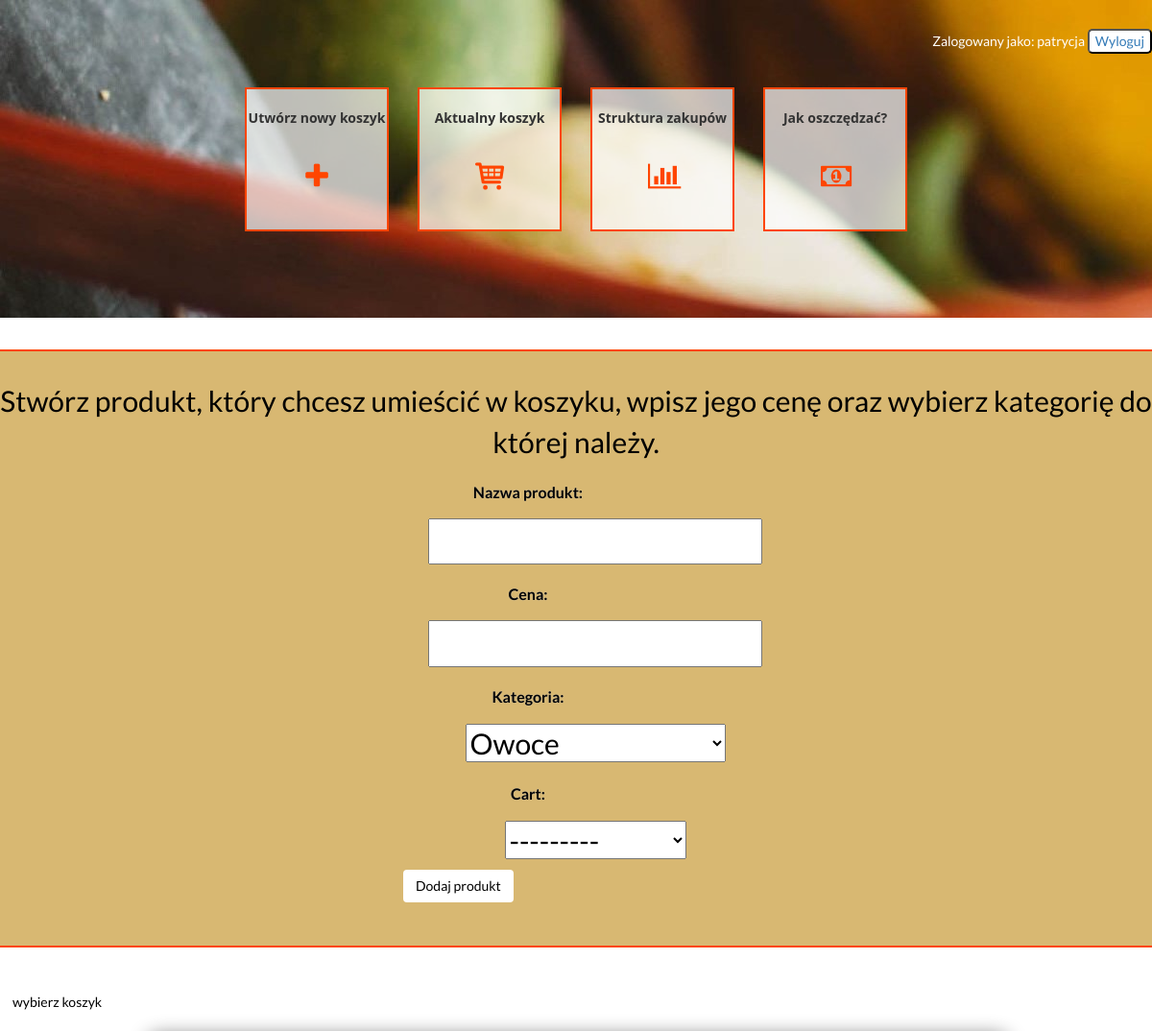
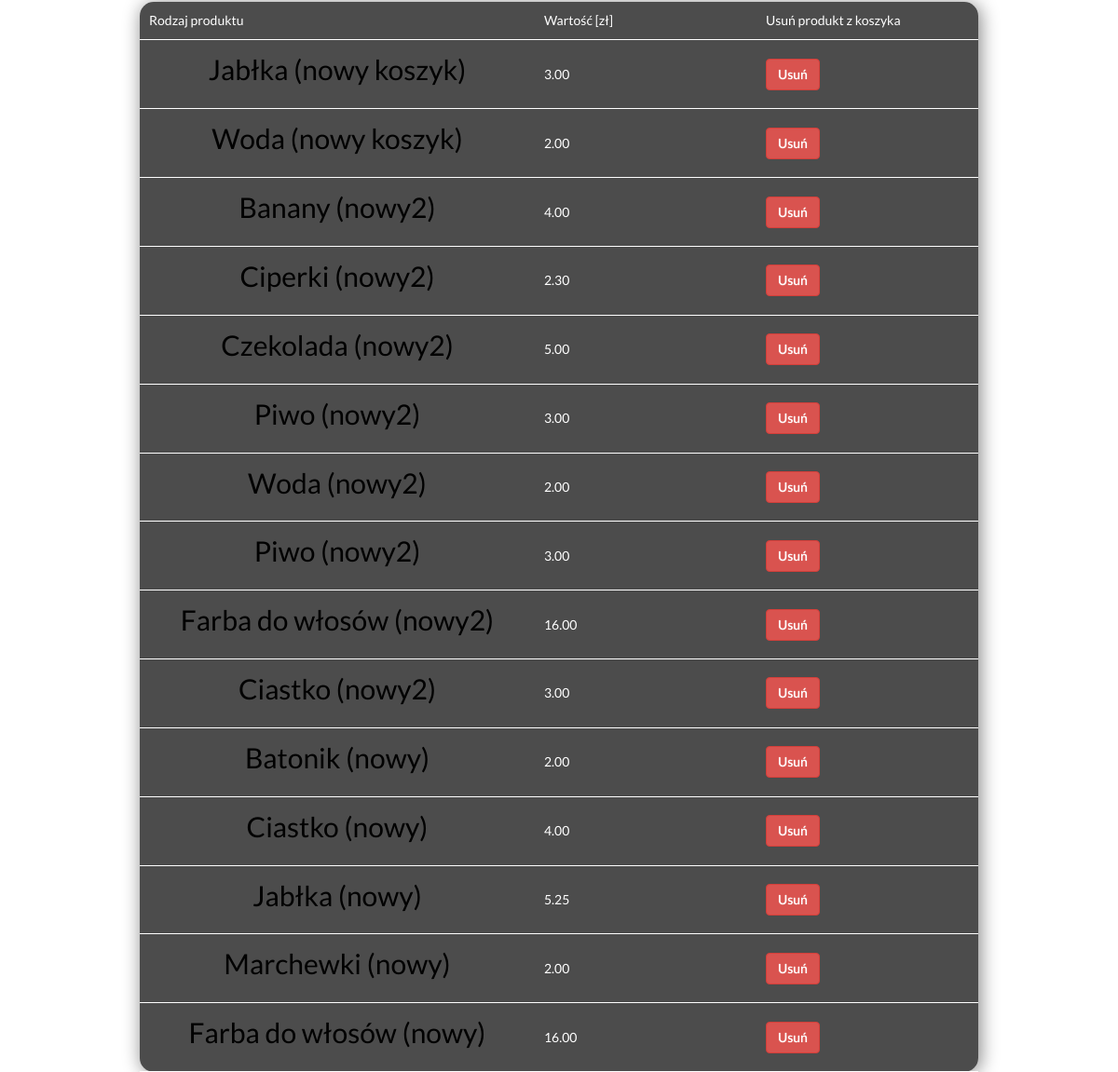
The app's page /cart/ (signed in) with its own data (2 pictures, top to bottom).
### product/models.py (models this page shows)
class Product(models.Model):
    name = models.CharField(max_length=50)
    price = models.DecimalField(max_digits=6, decimal_places=2, null=True)
    user = models.ForeignKey(User, on_delete=models.CASCADE, null = True, blank=True)
    caterogry = models.IntegerField(choices=Category, default=13)
    def __str__(self):
        return self.name

### cart/models.py (models this page shows)
class Cart(models.Model):
    cart_name = models.CharField(max_length=50)
    user = models.ForeignKey(User, on_delete=models.CASCADE, null=True, blank=True)
    product = models.ManyToManyField(Product, blank=True)
    date_added = models.DateTimeField(auto_now=True)
    def __str__(self):
        return self.cart_name

### product/views.py (the view)
# urls.py: url(r'^cart/', product_views.new_product_view, name='cart'),
def new_product_view(request):
    if request.method == 'POST':
        form = NewProductForm(request.POST, user=request.user)
        if form.is_valid():
            product = form.save(commit = False)
            product.user = request.user
            product.save()
            cart = form.cleaned_data.get('cart')
            cart.product.add(product)
            cart.save()
            name = form.cleaned_data.get('name')
            messages.success(request, 'Produkt  {name} został utworzony i dodany do koszyka  {cart}!'.format(name=name, cart = cart))
            return redirect('cart')
    else:
        form = NewProductForm(user=request.user)
        data = Cart.objects.order_by('-date_added').filter(user = request.user)
    return render(request, "cart.html", {'form': form, 'data':data})

### product/forms.py
class NewProductForm(forms.ModelForm):
    name = forms.CharField(label="Nazwa produkt")
    price = forms.DecimalField(label=('Cena'))
    category = forms.ChoiceField(widget=forms.Select(), choices=Category, label='Kategoria')
    def __init__(self,  *args, user, **kwargs):
        super(NewProductForm, self).__init__(*args, **kwargs)
        self.fields['cart'] = forms.ModelChoiceField(queryset=Cart.objects.filter(user=user))
    class Meta:
        model = Product
        fields = ['name', 'price', 'category']

### Templates/cart.html (shortened to what this page needs)
{% extends "index.html" %}
{% block content %}
		<div class="row">
			<div class="col-sm-12">
				<div class="cartForm">
					<p> Stwórz produkt, który chcesz umieścić w koszyku, wpisz jego cenę oraz wybierz kategorię do której należy. </p>
					<div id="addProduct">
							<form id = 'product_form' method="POST" >
									{{ form.as_p }}
								<div class="form-group">
									<button class="btn btn-outline-info" type="submit">Dodaj produkt</button>
								</div>
							</form>
					</div>
				</div>
				<div class="productTable">
                            <form id = "show_product_form" method="POST" >
							<div class="form-group">
									<button class="btn btn-outline-info" type="submit">wybierz koszyk</button>
								</div>
							</form>
					<table id="table">
						<tr >
							<td style="color: white">Rodzaj produktu</td>
							<td>Wartość [zł] </td>
							<td>Usuń produkt z koszyka </td>
						</tr>
						{%  for cart in data %}
    						{% for product in cart.product.all %}
						<tr>
							<td><p> {{ product }} ({{cart}}) </p></td>
							<td>{{product.price}}</td>
							<td> <button type="button" class="btn btn-danger">Usuń</button> </td>
						</tr>
							{% endfor %}
						{% endfor %}
					</table>
			</div>
		</div>
		</div>
{% endblock content %}

### Templates/index.html (shortened to what this page needs)
<!DOCTYPE html>
{% load static %}
<html lang="pl">
<head>
	 <link rel="stylesheet"href="https://maxcdn.bootstrapcdn.com/bootstrap/3.3.7/css/bootstrap.min.css">
	 <link rel="stylesheet" href="{% static 'css/style.css' %}">
	 <link href="/static/fontello/css/fontello.css" rel="stylesheet" type="text/css" />
</head>
<body>
	<div class="container">
		<div class="row">
			<div class="col-sm-12">
					<div class="slogan">
						<div class="zalogowanyJako">
						Zalogowany jako: {{user.username}}
						<button> <a href="{% url 'user_logout' %}">Wyloguj</a></button> </br>
						</div>
						<nav>
							<ul class="menu">
								<li><a href="{% url 'newcart' %}">Utwórz nowy koszyk </br><i class="demo-icon icon-plus" ></i></a></li>
								<li><a href="{% url 'cart' %}">Aktualny koszyk </br><i class="demo-icon icon-basket-1" ></i></a></li>
								<li><a href="{%url 'cart_structure'%}">Struktura zakupów</br><i class="demo-icon icon-chart-bar"></i></a></li>
								<li><a href="{%url 'index'%}">Jak oszczędzać?</br><i class="demo-icon icon-money"></i></a></li>
							</ul>
						</nav>
					</div>
			</div>
		</div>
          {% block content %}
		{% endblock %}
	</div>
</body>
</html>

### static/css/style.css (style rules this page uses)
html,body { margin:0px; padding:0px; height:100%; background-color: white; }
.container { height: 100%; width:100%; margin: 0px; padding:0px; margin-bottom: 100px; position: relative; font-family: 'Lato', sans-serif; }
.slogan { height: 100%; width: 100%; color: white; background-image: url('/static/images/6.jpg'); text-align: center; font-family: 'Lato', sans-serif; padding-top:30px; padding-bottom: 50px; border-bottom: 3px solid white; }
p { font-size: 30px; color:black; }
label { display: block; width: 260px; padding: 10px 20px; color: #696969; font-size: 16px; text-shadow: 0 0 1px silver; }
button { background-color:white; color: black; margin-bottom:5px; text-shadow: 0 0 1px white; border-radius: 5px; }
nav { min-height:200px; background: transparent; text-align: center; }
nav ul { list-style:none; padding:30px; font-size:0; display: inline-block; }
nav ul li { display: inline-block; }
nav ul li a { font:bold 14px/60px 'Open Sans', sans-serif; color: #333333; display: inline-block; text-decoration: none; margin-left: 15px; margin-right: 15px; border: 2px solid #FF4500; background: rgba(255, 255, 255, 0.7); filter: alpha(opacity=70); height:150px; width:150px; }
.zalogowanyJako { text-align:right; }
.demo-icon { font-size: 30px; color: #FF4500; }
.cartForm { border-top: 2px solid #FF4500; border-bottom: 2px solid #FF4500; padding-top:30px; padding-bottom:30px; margin-top:30px; min-height:300px; position: relative; background: rgba(200, 155, 055, 0.7); filter: alpha(opacity=70); }
p { text-align: center; }
label { color: black; }
.productTable { padding-top:30px; padding-bottom:30px; margin-top:10px; margin-bottom: 60px; height:400px; position: relative; }
#table { width: 75%; height:100px; padding: 10px; margin: 15px auto 15px auto; -webkit-border-radius: 15px; -moz-border-radius: 15px; border-radius: 15px; box-shadow: 2px 2px 20px grey; -moz-box-shadow: 2px 2px 20px grey; -webkit-box-shadow:2px 2px 20px grey; background: rgba(0, 0, 0, 0.7); filter: alpha(opacity=70); color: white; }
#table tr td { padding: 10px; border-bottom: 1px solid white; min-height:100px; min-width:200px; }
#addProduct { width: 400px; margin-left: 35%; }

### records on screen
Cart: cart_name "nowy koszyk"
Product: name "Jabłka", price "3.00"
Product: name "Woda", price "2.00"
Cart: cart_name "nowy2"
Product: name "Banany", price "4.00"
Product: name "Ciperki", price "2.30"
Product: name "Czekolada", price "5.00"
Product: name "Piwo", price "3.00"
Product: name "Woda", price "2.00"
Product: name "Piwo", price "3.00"
Product: name "Farba do włosów", price "16.00"
Product: name "Ciastko", price "3.00"
Cart: cart_name "nowy"
Product: name "Batonik", price "2.00"
Product: name "Ciastko", price "4.00"
Cart: cart_name "nowy"
Product: name "Jabłka", price "5.25"
Product: name "Marchewki", price "2.00"
Product: name "Farba do włosów", price "16.00"

### other values on screen
{{ user.username }} "patrycja"
